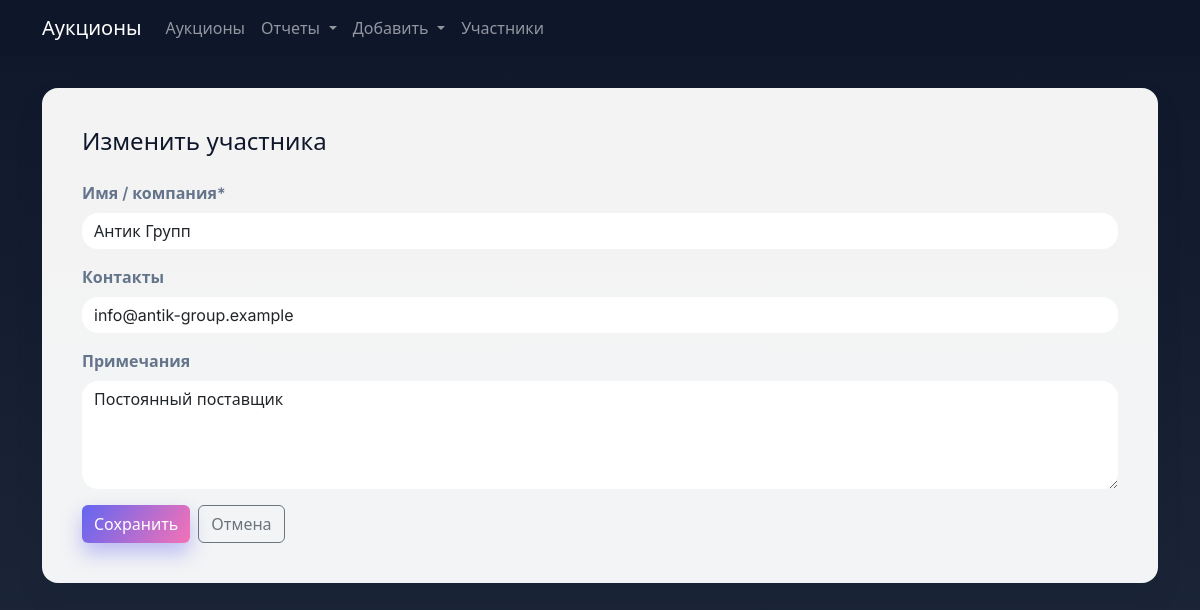
The app's page /participants/1/edit with its own data.
### tables this page shows
CREATE TABLE participants (
                id INTEGER PRIMARY KEY AUTOINCREMENT,
                name TEXT NOT NULL,
                contact_info TEXT,
                notes TEXT
            );

### main.py (the view, shortened to what this page needs)
@app.route("/participants/<int:participant_id>/edit", methods=["GET", "POST"])
def edit_participant(participant_id: int):
    db = get_db()
    participant = db.get("SELECT * FROM participants WHERE id = ?", (participant_id,))
    if participant is None:
        flash("Участник не найден.", "danger")
        return redirect(url_for("participants"))
    return render_template("edit_participant.html", participant=participant)

### db.py (called while the page is built)
    def get(self, sql: str, params: Iterable[Any] | None = None) -> Optional[sqlite3.Row]:
        cur = self.conn.cursor()
        cur.execute(sql, params or [])
        return cur.fetchone()

    def close(self) -> None:
        self.conn.close()

### main.py (called while the page is built)
def get_db() -> AuctionDB:
    if "db" not in g:
        g.db = AuctionDB()
    return g.db

### templates/edit_participant.html (shortened to what this page needs)
{% extends "base.html" %}
{% block content %}
  <h1 class="h4 mb-4">Изменить участника</h1>
  <form class="row g-3" method="post">
    <div class="col-12">
      <label class="form-label" for="name">Имя / компания*</label>
      <input class="form-control" type="text" id="name" name="name" value="{{ participant.name }}" required />
    </div>
    <div class="col-12">
      <label class="form-label" for="contact_info">Контакты</label>
      <input class="form-control" type="text" id="contact_info" name="contact_info" value="{{ participant.contact_info or '' }}" />
    </div>
    <div class="col-12">
      <label class="form-label" for="notes">Примечания</label>
      <textarea class="form-control" id="notes" name="notes" rows="4">{{ participant.notes or '' }}</textarea>
    </div>
    <div class="col-12 d-flex gap-2">
      <button class="btn btn-primary" type="submit">Сохранить</button>
      <a class="btn btn-outline-secondary" href="{{ url_for('participants') }}">Отмена</a>
    </div>
  </form>
{% endblock %}

### static/styles.css (style rules this page uses)
:root { --bg-gradient-start: #0f172a; --bg-gradient-end: #1e293b; --card-bg: #ffffff; --card-accent: #f1f5f9; --text-primary: #0f172a; --text-muted: #64748b; --primary: #6366f1; --primary-dark: #4f46e5; --accent: #f472b6; --border-radius: 1rem; --shadow-soft: 0 15px 30px rgba(15, 23, 42, 0.08); }
body { font-family: "Inter", "Segoe UI", system-ui, -apple-system, BlinkMacSystemFont, sans-serif; background: linear-gradient(180deg, var(--bg-gradient-start), var(--bg-gradient-end)); color: var(--text-primary); min-height: 100vh; }
.card, .table, .form-control, .form-select { border-radius: 1rem; border: none; }
.btn-primary { background: linear-gradient(120deg, var(--primary), var(--accent)); border: none; box-shadow: 0 10px 20px rgba(99, 102, 241, 0.4); transition: transform 0.2s ease, box-shadow 0.2s ease; }
.form-label { font-weight: 600; color: var(--text-muted); }

### records on screen
participants: name "Антик Групп", contact_info "info@antik-group.example", notes "Постоянный поставщик"
